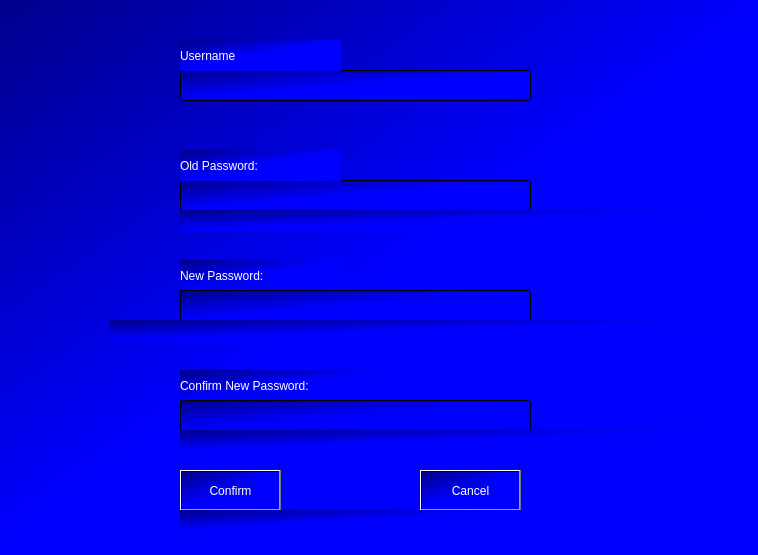
<?xml version="1.0" encoding="UTF-8"?>
<ui version="4.0">
 <class>Dialog</class>
 <widget class="QDialog" name="Dialog">
  <property name="geometry">
   <rect>
    <x>0</x>
    <y>0</y>
    <width>758</width>
    <height>555</height>
   </rect>
  </property>
  <property name="windowTitle">
   <string>Dialog</string>
  </property>
  <property name="styleSheet">
   <string notr="true">div {
  background-color: #b2b2b2;
  background-color: rgba(0, 0, 0, .3);
}</string>
  </property>
  <widget class="QWidget" name="mainwidget" native="true">
   <property name="geometry">
    <rect>
     <x>0</x>
     <y>0</y>
     <width>761</width>
     <height>561</height>
    </rect>
   </property>
   <property name="styleSheet">
    <string notr="true">
 background-color: qlineargradient(spread:pad, x1:0.824364, y1:0.875, x2:0, y2:0, stop:0.414773 rgba(0, 0, 255, 255), stop:1 rgba(0, 0, 139, 255));</string>
   </property>
   <widget class="QLabel" name="label_2">
    <property name="geometry">
     <rect>
      <x>180</x>
      <y>260</y>
      <width>161</width>
      <height>31</height>
     </rect>
    </property>
    <property name="styleSheet">
     <string notr="true">font: 14pt &quot;MS Shell Dlg 2&quot;;
color: rgb(255, 255, 255);</string>
    </property>
    <property name="text">
     <string>New Password:</string>
    </property>
   </widget>
   <widget class="QLabel" name="label_3">
    <property name="geometry">
     <rect>
      <x>180</x>
      <y>370</y>
      <width>211</width>
      <height>31</height>
     </rect>
    </property>
    <property name="styleSheet">
     <string notr="true">font: 14pt &quot;MS Shell Dlg 2&quot;;
color: rgb(255, 255, 255);</string>
    </property>
    <property name="text">
     <string>Confirm New Password:</string>
    </property>
   </widget>
   <widget class="QLineEdit" name="oldpasswordfield">
    <property name="geometry">
     <rect>
      <x>180</x>
      <y>180</y>
      <width>351</width>
      <height>31</height>
     </rect>
    </property>
   </widget>
   <widget class="QLineEdit" name="newpasswordfield">
    <property name="geometry">
     <rect>
      <x>180</x>
      <y>290</y>
      <width>351</width>
      <height>31</height>
     </rect>
    </property>
   </widget>
   <widget class="QLineEdit" name="confirmpasswordfield">
    <property name="geometry">
     <rect>
      <x>180</x>
      <y>400</y>
      <width>351</width>
      <height>31</height>
     </rect>
    </property>
   </widget>
   <widget class="QLabel" name="label">
    <property name="geometry">
     <rect>
      <x>180</x>
      <y>150</y>
      <width>161</width>
      <height>31</height>
     </rect>
    </property>
    <property name="styleSheet">
     <string notr="true">font: 14pt &quot;MS Shell Dlg 2&quot;;
color: rgb(255, 255, 255);


</string>
    </property>
    <property name="text">
     <string>Old Password:</string>
    </property>
   </widget>
   <widget class="QPushButton" name="cancel">
    <property name="geometry">
     <rect>
      <x>420</x>
      <y>470</y>
      <width>101</width>
      <height>41</height>
     </rect>
    </property>
    <property name="styleSheet">
     <string notr="true">font: 14pt &quot;MS Shell Dlg 2&quot;;
color: rgb(255, 255, 255);</string>
    </property>
    <property name="text">
     <string>Cancel</string>
    </property>
   </widget>
   <widget class="QPushButton" name="confirm">
    <property name="geometry">
     <rect>
      <x>180</x>
      <y>470</y>
      <width>101</width>
      <height>41</height>
     </rect>
    </property>
    <property name="styleSheet">
     <string notr="true">font: 14pt &quot;MS Shell Dlg 2&quot;;
color: rgb(255, 255, 255);</string>
    </property>
    <property name="text">
     <string>Confirm</string>
    </property>
   </widget>
   <widget class="QLabel" name="error1">
    <property name="geometry">
     <rect>
      <x>180</x>
      <y>210</y>
      <width>541</width>
      <height>21</height>
     </rect>
    </property>
    <property name="styleSheet">
     <string notr="true">font: 10pt &quot;MS Shell Dlg 2&quot;;
color: rgb(255, 0, 0);</string>
    </property>
    <property name="text">
     <string/>
    </property>
   </widget>
   <widget class="QLabel" name="error2">
    <property name="geometry">
     <rect>
      <x>110</x>
      <y>320</y>
      <width>621</width>
      <height>21</height>
     </rect>
    </property>
    <property name="styleSheet">
     <string notr="true">font: 10pt &quot;MS Shell Dlg 2&quot;;
color: rgb(255, 0, 0);</string>
    </property>
    <property name="text">
     <string/>
    </property>
   </widget>
   <widget class="QLabel" name="error3">
    <property name="geometry">
     <rect>
      <x>180</x>
      <y>430</y>
      <width>541</width>
      <height>21</height>
     </rect>
    </property>
    <property name="styleSheet">
     <string notr="true">font: 10pt &quot;MS Shell Dlg 2&quot;;
color: rgb(255, 0, 0);</string>
    </property>
    <property name="text">
     <string/>
    </property>
   </widget>
   <widget class="QLabel" name="error4">
    <property name="geometry">
     <rect>
      <x>180</x>
      <y>510</y>
      <width>351</width>
      <height>21</height>
     </rect>
    </property>
    <property name="styleSheet">
     <string notr="true">font: 10pt &quot;MS Shell Dlg 2&quot;;
color: rgb(255, 0, 0);</string>
    </property>
    <property name="text">
     <string/>
    </property>
   </widget>
   <widget class="QLineEdit" name="usernamefield">
    <property name="geometry">
     <rect>
      <x>180</x>
      <y>70</y>
      <width>351</width>
      <height>31</height>
     </rect>
    </property>
   </widget>
   <widget class="QLabel" name="label_4">
    <property name="geometry">
     <rect>
      <x>180</x>
      <y>40</y>
      <width>161</width>
      <height>31</height>
     </rect>
    </property>
    <property name="styleSheet">
     <string notr="true">font: 14pt &quot;MS Shell Dlg 2&quot;;
color: rgb(255, 255, 255);


</string>
    </property>
    <property name="text">
     <string>Username</string>
    </property>
   </widget>
  </widget>
 </widget>
 <resources/>
 <connections/>
</ui>
